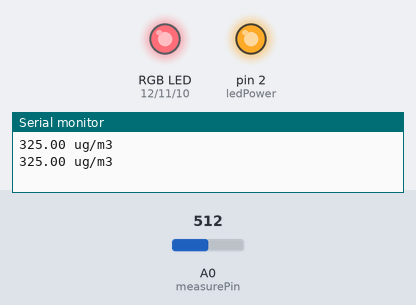
This sketch was run on a simulated Arduino Uno, built with avr-gcc and run on an emulated ATmega328P. On the bench: an RGB LED mixed from three pins (HIGH = lit), output pins drawn as LEDs (lit = HIGH), the last lines printed to the serial monitor. The inputs (shaded band) are chosen by the test bench; at power-on: A0 (measurePin) = 512. Dim RGB values are drawn brighter than linear.

Above: at 1.8 s.
1.9 s: A0 (measurePin) set to 489
3.4 s: A0 (measurePin) set to 473
At 4.5 s:
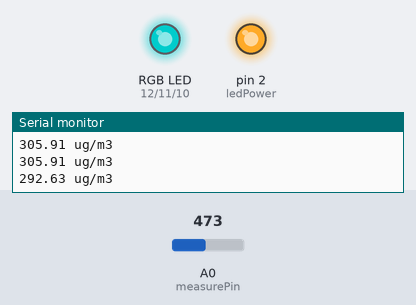
5.5 s: A0 (measurePin) set to 900
At 6.8 s:
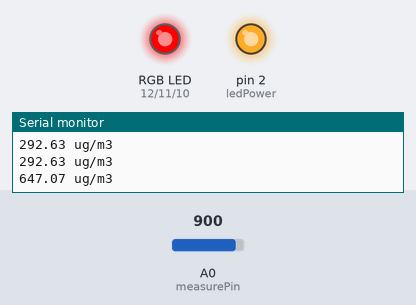
7.5 s: A0 (measurePin) set to 734
9.2 s: A0 (measurePin) set to 709
At 11.3 s:
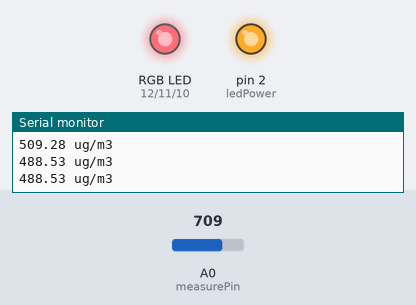
11.6 s: A0 (measurePin) set to 1023
At 12.5 s:
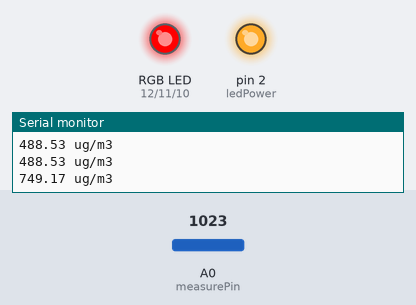
Timing chart, 0 to 14.6 s (numbered marks = the images above; inputs shaded):
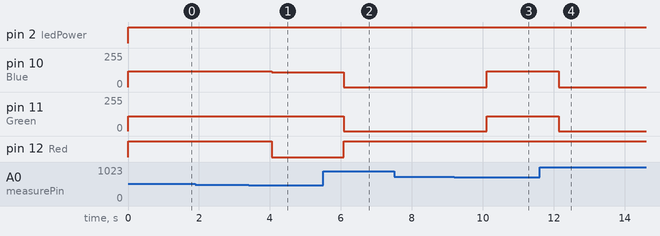

The sketch:

Air_Pollution.ino
```cpp
#define Red 12
#define Green 11
#define Blue 10

int measurePin = 0;     // measurePin을 0으로 설정합니다.
int ledPower = 2;       // ledPower를 2로 설정합니다.

int samplingTime = 280; // samplingTime을 280으로 설정합니다.
int deltaTime = 40;     // deltaTime을 40으로 설정합니다.
int sleepTime = 9680;   // sleepTime을 9690으로 설정합니다.

float voMeasured = 0;   // voMeasured를 0으로 설정합니다.
float calcVoltage = 0;  // calcVoltage를 0으로 설정합니다.
float dustDensity = 0;  // dustDensity를 0으로 설정합니다.

void setup(){
  Serial.begin(9600);        // 시리얼 통신을 사용하기 위해 보드레이트를 9600으로 설정합니다.
  pinMode(ledPower,OUTPUT);   // ledPower를 출력 단자로 설정합니다.
  pinMode(Red, OUTPUT);
  pinMode(Green, OUTPUT);
  pinMode(Blue, OUTPUT);
}

void loop(){
  digitalWrite(ledPower,LOW);                // ledPower를 LOW로 설정합니다.
  delayMicroseconds(samplingTime);           // samplingTime(280) 마이크로초만큼 지연합니다.

  voMeasured = analogRead(measurePin);       //  measurePin의 아날로그 값을 받아 voMeasured에 저장합니다.

  delayMicroseconds(deltaTime);              // deltaTime(40) 마이크로초만큼 지연합니다.
  digitalWrite(ledPower,HIGH);               // ledPower를 HIGH로 설정합니다.
  delayMicroseconds(sleepTime);              // sleepTime(9680) 마이크로초만큼 지연합니다.

  calcVoltage = voMeasured * (5.0 / 1024.0);       // voMeasured의 값을 5.0/1024.0을 곱하여 calcVoltage에 저장합니다.

  dustDensity = (0.17 * calcVoltage - 0.1) * 1000; // calcVoltage 값에 0.17을 곱하고 -0.1을 더합니다. (mg/m3)


  if (dustDensity > 30){                           // dustDensity 30미만이면(잡음을 막기 위함)
    Serial.print(dustDensity);                    // dustDensity을 시리얼 통신으로 출력합니다.
    Serial.println(" ug/m3");                     // " ug/m3"를 시리얼 통신으로 출력하고 줄을 바꿉니다.
  }
  if(dustDensity>500){
    analogWrite(Red, 200);
    analogWrite(Green, 0);
    analogWrite(Blue, 0);
  }
  else if(dustDensity > 300)
  {
    analogWrite(Red, 130);
    analogWrite(Green, 110);
    analogWrite(Blue, 120);
  }

  else if(dustDensity > 100)
  {
    analogWrite(Red, 110);
    analogWrite(Green, 110);
    analogWrite(Blue, 110);
  }
  else
  {
    analogWrite(Red, 0);
    analogWrite(Green,210);
    analogWrite(Blue, 0);
  }
  delay(1000);                                     // 1초동안 지연합니다.
}
```

Measured:
- the behaviour switches between 482 and 481 on A0 (measurePin) (found by bisection; images 0 and 1)
- the behaviour switches between 723 and 722 on A0 (measurePin) (found by bisection; images 2 and 3)
- after the input at 3.4 s, pin 10 (Blue): 120/255 → 110/255 after 0.65 s; pin 12 (Red): HIGH → LOW after 0.65 s
- after the input at 5.5 s, pin 10 (Blue), pin 11 (Green): 110/255 → 0/255 after 0.58 s; pin 12 (Red): LOW → HIGH after 0.58 s
- after the input at 9.2 s, pin 10 (Blue): 0/255 → 120/255 after 0.92 s; pin 11 (Green): 0/255 → 110/255 after 0.92 s
- after the input at 11.6 s, pin 10 (Blue): 120/255 → 0/255 after 0.54 s; pin 11 (Green): 110/255 → 0/255 after 0.54 s
